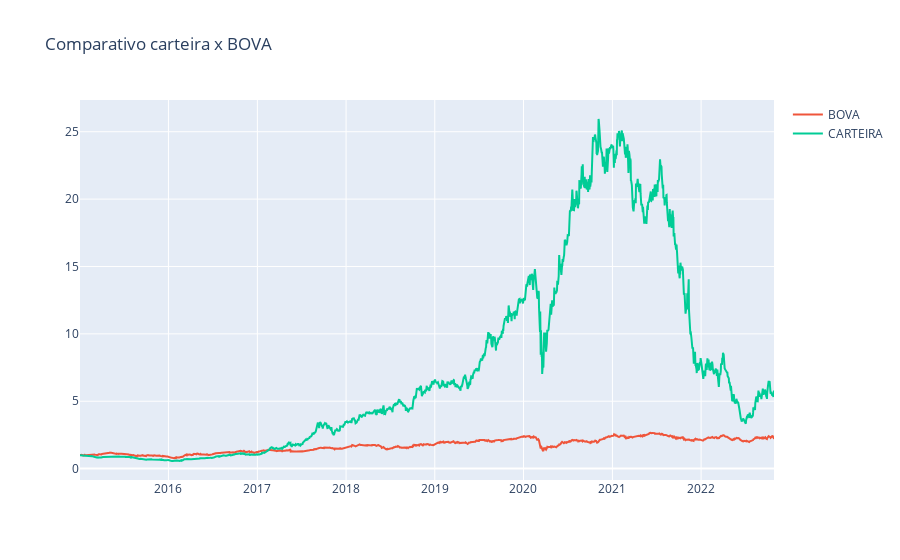

Here is the notebook cell this chart was saved with:
### Code cell
figura = px.line(title='Comparativo carteira x BOVA')
for i in dataset_normalizado.columns[1:]:
    figura.add_scatter(x = dataset_normalizado['Date'], y = dataset_normalizado[i], name = i)
figura.show();

### Figure 1 — Plotly figure (JSON) as saved in the notebook; plotly's stock layout.template omitted (floating-point values rounded to 4 significant figures; data arrays with more than 128 entries replaced by an {"elided": "..."} marker saying what was removed)
{"data": [{"hovertemplate": "<extra></extra>", "legendgroup": "", "line": {"color": "#636efa", "dash": "solid"}, "marker": {"symbol": "circle"}, "mode": "lines", "name": "", "orientation": "v", "showlegend": false, "type": "scatter", "xaxis": "x", "yaxis": "y"}, {"name": "BOVA", "type": "scatter", "x": {"elided": "1946 str values"}, "y": {"elided": "1946 float values"}}, {"name": "CARTEIRA", "type": "scatter", "x": {"elided": "1946 str values"}, "y": {"elided": "1946 float values"}}], "layout": {"legend": {"tracegroupgap": 0}, "title": {"text": "Comparativo carteira x BOVA"}, "xaxis": {"anchor": "y", "domain": [0, 1]}, "yaxis": {"anchor": "x", "domain": [0, 1]}}}
